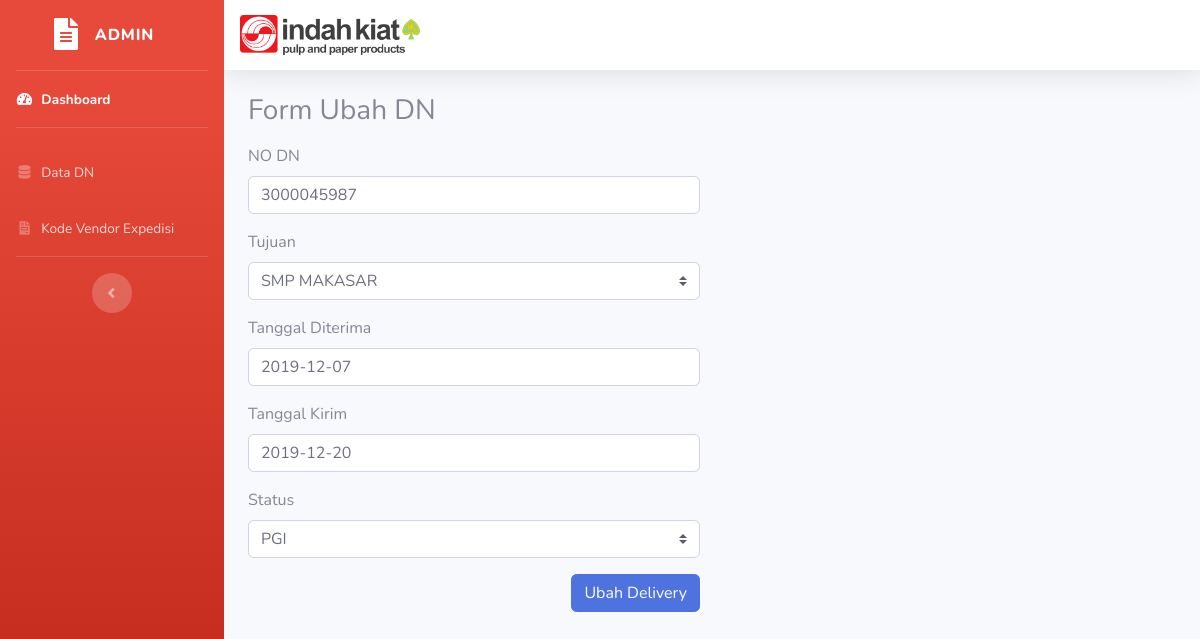
The app's page /delivery/ubah/19 with its own data.
### tables this page shows
CREATE TABLE `tb_delivery` (
  `id` int(255) NOT NULL AUTO_INCREMENT,
  `no_dn` decimal(10,0) DEFAULT NULL,
  `tujuan` varchar(100) DEFAULT NULL,
  `tgl_diterima` date DEFAULT NULL,
  `tgl_kirim` date DEFAULT NULL,
  `status` varchar(100) DEFAULT NULL,
  PRIMARY KEY (`id`)
);

### application/controllers/Delivery.php (called while the page is built, shortened)
<?php
class Delivery extends CI_Controller
{
    public function ubah($id)
    {
        $data['judul'] = 'Ubah Data';
        $data['delivery'] = $this->Delivery_model->getDnById($id);
        $data['tujuan'] = [
            'ATAMBUA', 'BSK AMBON', 'BSK MALANG', 'BSK PROBOLINGGO', 'BSK BANYUWANGI', 'BSK TERNATE', 'BSK RUTENG',
            'BSK JEMBER', 'BUANAMAS SURABAYA', 'BUANAMAS MADIUN', 'BUANAMAS KEDIRI', 'BUANAMAS DENPASAR', 'BUANAMAS SINGARAJA',
            'SSIS SBY', 'SSIS MADURA', 'SSIS SIDOARJO', 'SMP MAKASAR', 'SMP KENDARI', 'SAPS BONE',
            'SAPS PALOPO', 'SAPS PARE-PARE', 'MIP MANADO', 'KURNIABARU PALU', 'SIP MATARAM', 'SBC BANJARMASIN', 'SBC PALNGKARYA',
            'STP SAMARINDA', 'STP TARAKAN', 'SENTRALIO BALIKPAPAN',  'TIMIKA', 'BUANAMAS WAINGAPU',
            'LARANTUKA', 'LABUAN BOJO', 'BIAK', 'DOBO', 'FAK FAK', 'KAIMANA', 'MAUMERE',
            'MANOKWARI', 'SOE', 'SORONG', 'TUAL', 'NABIRE'
        ];
        $data['status'] = [
            'MENUNGGU MUATAN', 'PGI', 'TERKIRIM BELUM PGI', 'STOCK KOSONG', 'STAGING'
        ];
        $this->form_validation->set_rules('no_dn', 'NO DN', 'required|numeric|max_length[10]|min_length[10]');
        if ($this->form_validation->run() == false) {
            $this->load->view('templates/header', $data);
            $this->load->view('templates/sidebar');
            $this->load->view('delivery/ubah', $data);
            $this->load->view('templates/footer');
        } else {
            $this->Delivery_model->ubahDelivery();
            $this->session->set_flashdata('flash', 'Diubah');
            redirect('delivery');
        }
    }
}

### index.php (called while the page is built, shortened)
<?php
require_once BASEPATH.'core/CodeIgniter.php';

### application/models/Delivery_model.php (called while the page is built, shortened)
<?php
class Delivery_model extends CI_Model
{
    public function getDnById($id)
    {
        return $this->db->get_where('tb_delivery', ['id' => $id])->row_array();
    }
}

### application/views/delivery/ubah.php (the view, shortened to what this page needs)
<div class="container">
    <div class="row mt-4">
        <div class="col-md-6">
            <h3>Form Ubah DN</h3>
            <form action="" method="post" class="mt-3">
                <div class=" form-group">
                    <label for="no_dn">NO DN </label>
                    <input type="text" class="form-control" name="no_dn" autocomplete="off" value="<?= $delivery['no_dn']; ?>">
                </div>
                <div class="form-group">
                    <label for="tujuan">Tujuan</label>
                    <select class="custom-select" id="tujuan" name="tujuan" value="<?= $delivery['tujuan']; ?>">
                        <?php foreach ($tujuan as $j) : ?>
                            <?php if ($j == $delivery['tujuan']) : ?>
                                <option value="<?= $j; ?>" selected> <?= $j; ?> </option>
                            <?php else : ?>
                                <option value="<?= $j; ?>"> <?= $j; ?> </option>
                            <?php endif; ?>
                        <?php endforeach; ?>
                    </select>
                </div>
                <div class="form-group">
                    <label for="tgl_diterima">Tanggal Diterima </label>
                    <input type="text" class="form-control tanggal" id="tgl_diterima" name="tgl_diterima" value="<?= $delivery['tgl_diterima']; ?>">
                </div>
                <div class="form-group">
                    <label for="tgl_kirim">Tanggal Kirim </label>
                    <input type="text" class="form-control tanggal" id="tgl_kirim" name="tgl_kirim" value="<?= $delivery['tgl_kirim']; ?>">
                </div>
                <div class="form-group">
                    <label for="status">Status</label>
                    <select class="custom-select" id="status" name="status">
                        <?php foreach ($status as $j) : ?>
                            <?php if ($j == $delivery['status']) : ?>
                                <option value="<?= $j; ?>" selected> <?= $j; ?> </option>
                            <?php else : ?>
                                <option value="<?= $j; ?>"> <?= $j; ?> </option>
                            <?php endif; ?>
                        <?php endforeach; ?>
                    </select>
                </div>
                <button type="submit" name="ubah" class="btn btn-primary float-right">Ubah Delivery</button>
            </form>
        </div>
    </div>
</div>

### records on screen
tb_delivery: no_dn "3000045987", tujuan "SMP MAKASAR", tgl_diterima "2019-12-07", tgl_kirim "2019-12-20", status "PGI"
